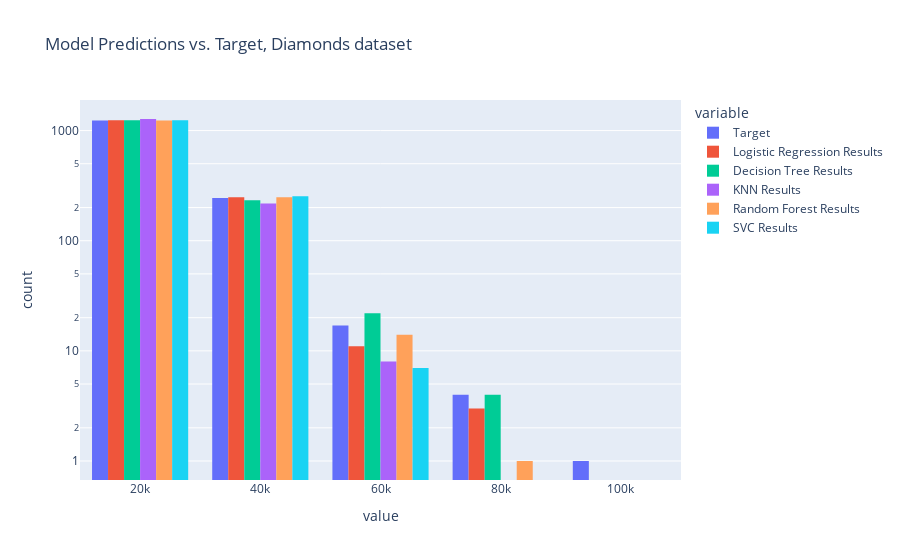

The code cell stored with this chart in its notebook:
### Code cell
diamonds_predicted.plot(kind = 'hist',
                barmode = 'group',
                log_y = True,
                title = 'Model Predictions vs. Target, Diamonds dataset',
                height = 600)

### Figure 1 — Plotly figure (JSON) as saved in the notebook; plotly's stock layout.template omitted (floating-point values rounded to 4 significant figures; data arrays with more than 128 entries replaced by an {"elided": "..."} marker saying what was removed)
{"data": [{"alignmentgroup": "True", "bingroup": "x", "hovertemplate": "variable=Target<br>value=%{x}<br>count=%{y}<extra></extra>", "legendgroup": "Target", "marker": {"color": "#636efa", "pattern": {"shape": ""}}, "name": "Target", "offsetgroup": "Target", "orientation": "v", "showlegend": true, "type": "histogram", "x": {"elided": "1500 str values"}, "xaxis": "x", "yaxis": "y"}, {"alignmentgroup": "True", "bingroup": "x", "hovertemplate": "variable=Logistic Regression Results<br>value=%{x}<br>count=%{y}<extra></extra>", "legendgroup": "Logistic Regression Results", "marker": {"color": "#EF553B", "pattern": {"shape": ""}}, "name": "Logistic Regression Results", "offsetgroup": "Logistic Regression Results", "orientation": "v", "showlegend": true, "type": "histogram", "x": {"elided": "1500 str values"}, "xaxis": "x", "yaxis": "y"}, {"alignmentgroup": "True", "bingroup": "x", "hovertemplate": "variable=Decision Tree Results<br>value=%{x}<br>count=%{y}<extra></extra>", "legendgroup": "Decision Tree Results", "marker": {"color": "#00cc96", "pattern": {"shape": ""}}, "name": "Decision Tree Results", "offsetgroup": "Decision Tree Results", "orientation": "v", "showlegend": true, "type": "histogram", "x": {"elided": "1500 str values"}, "xaxis": "x", "yaxis": "y"}, {"alignmentgroup": "True", "bingroup": "x", "hovertemplate": "variable=KNN Results<br>value=%{x}<br>count=%{y}<extra></extra>", "legendgroup": "KNN Results", "marker": {"color": "#ab63fa", "pattern": {"shape": ""}}, "name": "KNN Results", "offsetgroup": "KNN Results", "orientation": "v", "showlegend": true, "type": "histogram", "x": {"elided": "1500 str values"}, "xaxis": "x", "yaxis": "y"}, {"alignmentgroup": "True", "bingroup": "x", "hovertemplate": "variable=Random Forest Results<br>value=%{x}<br>count=%{y}<extra></extra>", "legendgroup": "Random Forest Results", "marker": {"color": "#FFA15A", "pattern": {"shape": ""}}, "name": "Random Forest Results", "offsetgroup": "Random Forest Results", "orientation": "v", "showlegend": true, "type": "histogram", "x": {"elided": "1500 str values"}, "xaxis": "x", "yaxis": "y"}, {"alignmentgroup": "True", "bingroup": "x", "hovertemplate": "variable=SVC Results<br>value=%{x}<br>count=%{y}<extra></extra>", "legendgroup": "SVC Results", "marker": {"color": "#19d3f3", "pattern": {"shape": ""}}, "name": "SVC Results", "offsetgroup": "SVC Results", "orientation": "v", "showlegend": true, "type": "histogram", "x": {"elided": "1500 str values"}, "xaxis": "x", "yaxis": "y"}], "layout": {"autosize": true, "barmode": "group", "legend": {"title": {"text": "variable"}, "tracegroupgap": 0}, "title": {"text": "Model Predictions vs. Target, Diamonds dataset"}, "xaxis": {"anchor": "y", "autorange": true, "domain": [0, 1], "range": [-0.5, 4.5], "title": {"text": "value"}, "type": "category"}, "yaxis": {"anchor": "x", "autorange": true, "domain": [0, 1], "range": [-0.1725, 3.278], "title": {"text": "count"}, "type": "log"}}}
